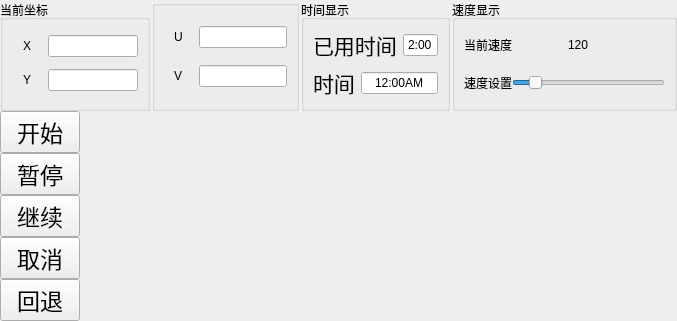
        <widget class="QWidget" name="page_make">
         <layout class="QVBoxLayout" name="verticalLayout_20">
          <property name="spacing">
           <number>0</number>
          </property>
          <property name="leftMargin">
           <number>0</number>
          </property>
          <property name="topMargin">
           <number>0</number>
          </property>
          <property name="rightMargin">
           <number>0</number>
          </property>
          <property name="bottomMargin">
           <number>0</number>
          </property>
          <item>
           <layout class="QVBoxLayout" name="verticalLayout_11" stretch="1,6">
            <property name="spacing">
             <number>0</number>
            </property>
            <item>
             <layout class="QHBoxLayout" name="horizontalLayout_18" stretch="2,0,2,3">
              <property name="spacing">
               <number>2</number>
              </property>
              <item>
               <widget class="QGroupBox" name="groupBox_2">
                <property name="title">
                 <string>当前坐标</string>
                </property>
                <layout class="QVBoxLayout" name="verticalLayout_4">
                 <item>
                  <layout class="QHBoxLayout" name="horizontalLayout_10" stretch="1,3">
                   <item alignment="Qt::AlignHCenter">
                    <widget class="QLabel" name="label_9">
                     <property name="text">
                      <string>X</string>
                     </property>
                    </widget>
                   </item>
                   <item>
                    <widget class="QLineEdit" name="lineEdit_3"/>
                   </item>
                  </layout>
                 </item>
                 <item>
                  <layout class="QHBoxLayout" name="horizontalLayout_12" stretch="1,3">
                   <item alignment="Qt::AlignHCenter">
                    <widget class="QLabel" name="label_10">
                     <property name="text">
                      <string>Y</string>
                     </property>
                    </widget>
                   </item>
                   <item>
                    <widget class="QLineEdit" name="lineEdit_4"/>
                   </item>
                  </layout>
                 </item>
                </layout>
               </widget>
              </item>
              <item>
               <widget class="QGroupBox" name="groupBox_10">
                <property name="title">
                 <string/>
                </property>
                <layout class="QVBoxLayout" name="verticalLayout_25">
                 <item>
                  <layout class="QHBoxLayout" name="horizontalLayout_32" stretch="1,3">
                   <item alignment="Qt::AlignHCenter">
                    <widget class="QLabel" name="label_33">
                     <property name="text">
                      <string>U</string>
                     </property>
                    </widget>
                   </item>
                   <item>
                    <widget class="QLineEdit" name="lineEdit_19"/>
                   </item>
                  </layout>
                 </item>
                 <item>
                  <layout class="QHBoxLayout" name="horizontalLayout_31" stretch="1,3">
                   <item alignment="Qt::AlignHCenter">
                    <widget class="QLabel" name="label_28">
                     <property name="text">
                      <string>V</string>
                     </property>
                    </widget>
                   </item>
                   <item>
                    <widget class="QLineEdit" name="lineEdit_16"/>
                   </item>
                  </layout>
                 </item>
                </layout>
               </widget>
              </item>
              <item>
               <widget class="QGroupBox" name="groupBox_4">
                <property name="title">
                 <string>时间显示</string>
                </property>
                <layout class="QVBoxLayout" name="verticalLayout_15">
                 <item>
                  <layout class="QHBoxLayout" name="horizontalLayout_15" stretch="1,2">
                   <item>
                    <widget class="QLabel" name="label_14">
                     <property name="font">
                      <font>
                       <family>Agency FB</family>
                       <pointsize>16</pointsize>
                      </font>
                     </property>
                     <property name="text">
                      <string>已用时间</string>
                     </property>
                    </widget>
                   </item>
                   <item>
                    <widget class="QLineEdit" name="lineEdit_6">
                     <property name="text">
                      <string>2:00</string>
                     </property>
                     <property name="alignment">
                      <set>Qt::AlignCenter</set>
                     </property>
                    </widget>
                   </item>
                  </layout>
                 </item>
                 <item>
                  <layout class="QHBoxLayout" name="horizontalLayout_14" stretch="1,2">
                   <item>
                    <widget class="QLabel" name="label_13">
                     <property name="font">
                      <font>
                       <family>Agency FB</family>
                       <pointsize>16</pointsize>
                      </font>
                     </property>
                     <property name="text">
                      <string>时间</string>
                     </property>
                    </widget>
                   </item>
                   <item>
                    <widget class="QLineEdit" name="lineEdit_5">
                     <property name="text">
                      <string>12:00AM</string>
                     </property>
                     <property name="alignment">
                      <set>Qt::AlignCenter</set>
                     </property>
                    </widget>
                   </item>
                  </layout>
                 </item>
                </layout>
               </widget>
              </item>
              <item>
               <widget class="QGroupBox" name="groupBox_5">
                <property name="title">
                 <string>速度显示</string>
                </property>
                <layout class="QVBoxLayout" name="verticalLayout_6" stretch="1,1">
                 <item>
                  <layout class="QHBoxLayout" name="horizontalLayout_16">
                   <item>
                    <widget class="QLabel" name="label_15">
                     <property name="text">
                      <string>当前速度</string>
                     </property>
                    </widget>
                   </item>
                   <item>
                    <widget class="QLabel" name="label_11">
                     <property name="text">
                      <string>120</string>
                     </property>
                    </widget>
                   </item>
                  </layout>
                 </item>
                 <item>
                  <layout class="QHBoxLayout" name="horizontalLayout_17" stretch="2,8">
                   <property name="spacing">
                    <number>0</number>
                   </property>
                   <item>
                    <widget class="QLabel" name="LB_pix">
                     <property name="text">
                      <string>速度设置</string>
                     </property>
                    </widget>
                   </item>
                   <item>
                    <widget class="QSlider" name="horizontalSlider">
                     <property name="sizePolicy">
                      <sizepolicy hsizetype="Expanding" vsizetype="Expanding">
                       <horstretch>0</horstretch>
                       <verstretch>0</verstretch>
                      </sizepolicy>
                     </property>
                     <property name="minimum">
                      <number>1</number>
                     </property>
                     <property name="maximum">
                      <number>1000</number>
                     </property>
                     <property name="value">
                      <number>120</number>
                     </property>
                     <property name="orientation">
                      <enum>Qt::Horizontal</enum>
                     </property>
                    </widget>
                   </item>
                  </layout>
                 </item>
                </layout>
               </widget>
              </item>
             </layout>
            </item>
            <item>
             <layout class="QHBoxLayout" name="horizontalLayout_19" stretch="1,9">
              <property name="spacing">
               <number>0</number>
              </property>
              <item>
               <layout class="QVBoxLayout" name="verticalLayout_7">
                <property name="spacing">
                 <number>0</number>
                </property>
                <item>
                 <widget class="QPushButton" name="BT_go">
                  <property name="sizePolicy">
                   <sizepolicy hsizetype="Preferred" vsizetype="Preferred">
                    <horstretch>0</horstretch>
                    <verstretch>0</verstretch>
                   </sizepolicy>
                  </property>
                  <property name="font">
                   <font>
                    <pointsize>17</pointsize>
                   </font>
                  </property>
                  <property name="text">
                   <string>开始</string>
                  </property>
                  <property name="checkable">
                   <bool>false</bool>
                  </property>
                  <property name="checked">
                   <bool>false</bool>
                  </property>
                  <property name="autoExclusive">
                   <bool>false</bool>
                  </property>
                 </widget>
                </item>
                <item>
                 <widget class="QPushButton" name="pushButton_7">
                  <property name="sizePolicy">
                   <sizepolicy hsizetype="Preferred" vsizetype="Preferred">
                    <horstretch>0</horstretch>
                    <verstretch>0</verstretch>
                   </sizepolicy>
                  </property>
                  <property name="font">
                   <font>
                    <pointsize>17</pointsize>
                   </font>
                  </property>
                  <property name="text">
                   <string>暂停</string>
                  </property>
                  <property name="checkable">
                   <bool>false</bool>
                  </property>
                  <property name="checked">
                   <bool>false</bool>
                  </property>
                  <property name="autoExclusive">
                   <bool>false</bool>
                  </property>
                 </widget>
                </item>
                <item>
                 <widget class="QPushButton" name="pushButton_8">
                  <property name="sizePolicy">
                   <sizepolicy hsizetype="Preferred" vsizetype="Preferred">
                    <horstretch>0</horstretch>
                    <verstretch>0</verstretch>
                   </sizepolicy>
                  </property>
                  <property name="font">
                   <font>
                    <pointsize>17</pointsize>
                   </font>
                  </property>
                  <property name="text">
                   <string>继续</string>
                  </property>
                  <property name="checkable">
                   <bool>false</bool>
                  </property>
                  <property name="checked">
                   <bool>false</bool>
                  </property>
                  <property name="autoExclusive">
                   <bool>false</bool>
                  </property>
                 </widget>
                </item>
                <item>
                 <widget class="QPushButton" name="pushButton_9">
                  <property name="sizePolicy">
                   <sizepolicy hsizetype="Preferred" vsizetype="Preferred">
                    <horstretch>0</horstretch>
                    <verstretch>0</verstretch>
                   </sizepolicy>
                  </property>
                  <property name="font">
                   <font>
                    <pointsize>17</pointsize>
                   </font>
                  </property>
                  <property name="text">
                   <string>取消</string>
                  </property>
                  <property name="checkable">
                   <bool>false</bool>
                  </property>
                  <property name="checked">
                   <bool>false</bool>
                  </property>
                  <property name="autoExclusive">
                   <bool>false</bool>
                  </property>
                 </widget>
                </item>
                <item>
                 <widget class="QPushButton" name="BT_go_2">
                  <property name="sizePolicy">
                   <sizepolicy hsizetype="Preferred" vsizetype="Preferred">
                    <horstretch>0</horstretch>
                    <verstretch>0</verstretch>
                   </sizepolicy>
                  </property>
                  <property name="font">
                   <font>
                    <pointsize>17</pointsize>
                   </font>
                  </property>
                  <property name="text">
                   <string>回退</string>
                  </property>
                  <property name="checkable">
                   <bool>false</bool>
                  </property>
                  <property name="checked">
                   <bool>false</bool>
                  </property>
                  <property name="autoExclusive">
                   <bool>false</bool>
                  </property>
                 </widget>
                </item>
               </layout>
              </item>
              <item>
               <widget class="QLabel" name="LB_draw">
                <property name="sizePolicy">
                 <sizepolicy hsizetype="Preferred" vsizetype="Preferred">
                  <horstretch>0</horstretch>
                  <verstretch>0</verstretch>
                 </sizepolicy>
                </property>
                <property name="styleSheet">
                 <string notr="true"/>
                </property>
                <property name="text">
                 <string/>
                </property>
               </widget>
              </item>
             </layout>
            </item>
           </layout>
          </item>
         </layout>
        </widget>
